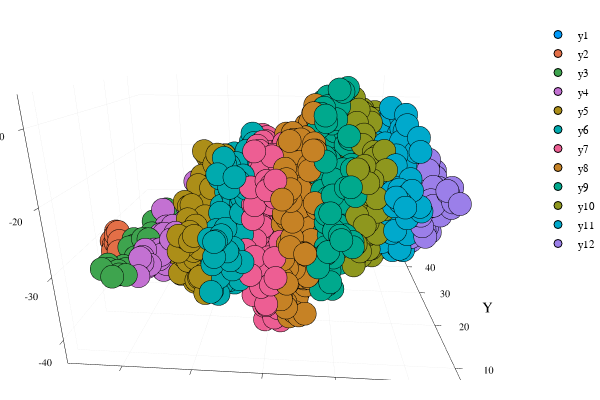

Here is the notebook cell this chart was saved with:
### Code cell
i = 1
ploteo = scatter(nodo[i].xyz[:, 1], nodo[i].xyz[:, 2], nodo[i].xyz[:, 3],
xlim = (x_min, x_max), ylim = (y_min, y_max), zlim = (z_min, z_max),
xlabel = "X", ylabel = "Y", zlabel = "Z")

for i = 1:ncells
    ploteo = scatter!(nodo[i].xyz[:, 1], nodo[i].xyz[:, 2], nodo[i].xyz[:, 3],
        xlim = (x_min, x_max), ylim = (y_min, y_max), zlim = (z_min, z_max),
        xlabel = "X", ylabel = "Y", zlabel = "Z")
end
ploteo

### Figure 1 — Plotly figure (JSON) as saved in the notebook; plotly's stock layout.template omitted (floating-point values rounded to 4 significant figures; data arrays with more than 128 entries replaced by an {"elided": "..."} marker saying what was removed)
{"data": [{"colorbar": {"title": ""}, "hoverinfo": "text", "legendgroup": "y1", "marker": {"color": "rgba(0, 154, 250, 1.000)", "line": {"color": "rgba(0, 0, 0, 1)", "width": 1}, "size": 8, "symbol": "circle"}, "mode": "markers", "name": "y1", "showlegend": true, "text": [null, null, null, null, null, null, null, null, null, null, null, null], "type": "scatter3d", "x": [-37.34, -36.84, -36.73, -36.3, -36.0, -35.95, -35.34, -35.2, -35.19, -34.52, -34.33, -34.26], "xaxis": "x", "y": [23.79, 22.71, 23.09, 23.65, 22.38, 22.72, 22.36, 21.44, 21.32, 20.57, 19.54, 20.59], "yaxis": "y", "z": [-32.38, -33.7, -32.77, -30.47, -32.0, -30.69, -29.98, -32.49, -33.49, -30.77, -32.11, -31.83]}, {"colorbar": {"title": ""}, "hoverinfo": "text", "legendgroup": "y2", "marker": {"color": "rgba(227, 111, 71, 1.000)", "line": {"color": "rgba(0, 0, 0, 1)", "width": 1}, "size": 8, "symbol": "circle"}, "mode": "markers", "name": "y2", "showlegend": true, "text": [null, null, null, null, null, null, null, null, null, null, null, null], "type": "scatter3d", "x": [-37.34, -36.84, -36.73, -36.3, -36.0, -35.95, -35.34, -35.2, -35.19, -34.52, -34.33, -34.26], "xaxis": "x", "y": [23.79, 22.71, 23.09, 23.65, 22.38, 22.72, 22.36, 21.44, 21.32, 20.57, 19.54, 20.59], "yaxis": "y", "z": [-32.38, -33.7, -32.77, -30.47, -32.0, -30.69, -29.98, -32.49, -33.49, -30.77, -32.11, -31.83]}, {"colorbar": {"title": ""}, "hoverinfo": "text", "legendgroup": "y3", "marker": {"color": "rgba(62, 164, 78, 1.000)", "line": {"color": "rgba(0, 0, 0, 1)", "width": 1}, "size": 8, "symbol": "circle"}, "mode": "markers", "name": "y3", "showlegend": true, "text": [null, null, null, null, null, null, null, null, null, null, null, null, null, null, null, null, null, null, null, null, null, null, null, null, null, null, null, null, null, null, null, null, null, null, null, null, null, null], "type": "scatter3d", "x": [-32.8, -32.6, -32.6, -32.28, -32.07, -31.95, -31.88, -31.74, -31.27, -30.45, -30.32, -30.05, -30.04, -29.99, -29.95, -29.93, -29.85, -29.69, -29.69, -29.52, -29.49, -29.46, -29.38, -29.38, -29.23, -29.06, -29.01, -28.9, -28.54, -28.47, -28.45, -28.38, -28.34, -28.17, -28.14, -28.11, -28.08, -28.01], "xaxis": "x", "y": [20.91, 20.7, 21.95, 19.07, 20.59, 20.09, 8.681, 10.28, 9.407, 20.08, 19.64, 11.36, 19.39, 9.365, 7.438, 21.89, 21.43, 25.0, 19.28, 23.36, 21.87, 10.54, 22.19, 8.263, 15.56, 24.1, 24.29, 13.11, 18.63, 17.65, 23.33, 8.116, 24.81, 25.58, 11.43, 26.03, 10.81, 18.57], "yaxis": "y", "z": [-32.24, -33.29, -31.99, -31.1, -30.35, -31.31, -29.32, -29.48, -29.68, -31.61, -32.59, -30.23, -29.68, -29.9, -29.71, -32.92, -31.79, -29.05, -30.62, -28.29, -29.81, -30.26, -30.76, -29.82, -30.64, -31.39, -28.58, -29.68, -30.82, -28.9, -30.91, -29.77, -27.3, -32.46, -31.68, -27.12, -30.79, -31.9]}, {"colorbar": {"title": ""}, "hoverinfo": "text", "legendgroup": "y4", "marker": {"color": "rgba(195, 113, 210, 1.000)", "line": {"color": "rgba(0, 0, 0, 1)", "width": 1}, "size": 8, "symbol": "circle"}, "mode": "markers", "name": "y4", "showlegend": true, "text": [null, null, null, null, null, null, null, null, null, null, null, null, null, null, null, null, null, null, null, null, null, null, null, null, null, null, null, null, null, null, null, null, null, null, null, null, null, null, null, null, null, null, null, null, null, null, null, null, null, null, null, null, null, null, null, null, null, null, null, null, null, null, null, null, null, null, null, null], "type": "scatter3d", "x": [-28.0, -27.98, -27.96, -27.82, -27.8, -27.54, -27.5, -27.48, -27.44, -27.4, -27.38, -27.35, -27.31, -27.29, -27.25, -27.24, -27.17, -27.09, -26.83, -26.71, -26.69, -26.68, -26.5, -26.44, -26.3, -26.3, -26.24, -26.01, -25.93, -25.81, -25.8, -25.77, -25.6, -25.5, -25.49, -25.45, -25.38, -25.36, -25.26, -25.13, -25.0, -24.91, -24.57, -24.51, -24.47, -24.46, -24.42, -24.31, -24.22, -24.12, -24.07, -24.06, -24.04, -24.04, -23.92, -23.8, -23.73, -23.62, -23.6, -23.55, -23.55, -23.41, -23.4, -23.38, -23.37, -23.3, -23.07, -23.04], "xaxis": "x", "y": [15.43, 23.85, 23.98, 13.05, 17.86, 13.77, 26.0, 13.43, 9.939, 11.15, 23.1, 11.62, 24.7, 16.49, 23.07, 14.09, 19.72, 25.5, 21.91, 18.77, 26.16, 24.12, 26.04, 27.21, 16.34, 11.62, 18.47, 21.83, 23.27, 21.61, 19.53, 14.14, 24.06, 19.11, 14.71, 25.27, 25.43, 13.87, 21.61, 18.65, 14.58, 18.21, 20.29, 23.42, 16.0, 25.84, 20.71, 22.71, 23.61, 23.21, 23.72, 20.0, 20.15, 18.64, 20.49, 17.89, 20.09, 16.13, 22.98, 15.04, 18.42, 15.33, 22.31, 22.96, 15.16, 12.7, 21.17, 27.04], "yaxis": "y", "z": [-30.45, -29.58, -26.43, -29.55, -29.73, -31.57, -34.57, -28.59, -30.94, -28.73, -29.05, -29.71, -29.71, -30.05, -31.86, -30.57, -28.91, -32.52, -31.93, -29.2, -33.86, -32.55, -31.77, -33.76, -29.89, -30.02, -28.27, -29.95, -34.22, -28.26, -31.02, -30.43, -33.53, -30.06, -32.51, -35.28, -34.2, -29.55, -29.2, -34.12, -31.4, -30.27, -29.49, -28.42, -28.73, -33.8, -34.17, -29.1, -32.92, -29.96, -31.68, -28.58, -32.53, -34.04, -30.34, -33.28, -33.58, -31.23, -34.7, -31.18, -34.99, -28.72, -28.9, -33.72, -26.54, -26.45, -24.62, -22.35]}, {"colorbar": {"title": ""}, "hoverinfo": "text", "legendgroup": "y5", "marker": {"color": "rgba(172, 142, 24, 1.000)", "line": {"color": "rgba(0, 0, 0, 1)", "width": 1}, "size": 8, "symbol": "circle"}, "mode": "markers", "name": "y5", "showlegend": true, "text": {"elided": "129 null values"}, "type": "scatter3d", "x": {"elided": "129 float values"}, "xaxis": "x", "y": {"elided": "129 float values"}, "yaxis": "y", "z": {"elided": "129 float values"}}, {"colorbar": {"title": ""}, "hoverinfo": "text", "legendgroup": "y6", "marker": {"color": "rgba(0, 170, 174, 1.000)", "line": {"color": "rgba(0, 0, 0, 1)", "width": 1}, "size": 8, "symbol": "circle"}, "mode": "markers", "name": "y6", "showlegend": true, "text": {"elided": "190 null values"}, "type": "scatter3d", "x": {"elided": "190 float values"}, "xaxis": "x", "y": {"elided": "190 float values"}, "yaxis": "y", "z": {"elided": "190 float values"}}, {"colorbar": {"title": ""}, "hoverinfo": "text", "legendgroup": "y7", "marker": {"color": "rgba(237, 94, 147, 1.000)", "line": {"color": "rgba(0, 0, 0, 1)", "width": 1}, "size": 8, "symbol": "circle"}, "mode": "markers", "name": "y7", "showlegend": true, "text": {"elided": "262 null values"}, "type": "scatter3d", "x": {"elided": "262 float values"}, "xaxis": "x", "y": {"elided": "262 float values"}, "yaxis": "y", "z": {"elided": "262 float values"}}, {"colorbar": {"title": ""}, "hoverinfo": "text", "legendgroup": "y8", "marker": {"color": "rgba(198, 130, 37, 1.000)", "line": {"color": "rgba(0, 0, 0, 1)", "width": 1}, "size": 8, "symbol": "circle"}, "mode": "markers", "name": "y8", "showlegend": true, "text": {"elided": "347 null values"}, "type": "scatter3d", "x": {"elided": "347 float values"}, "xaxis": "x", "y": {"elided": "347 float values"}, "yaxis": "y", "z": {"elided": "347 float values"}}, {"colorbar": {"title": ""}, "hoverinfo": "text", "legendgroup": "y9", "marker": {"color": "rgba(0, 169, 141, 1.000)", "line": {"color": "rgba(0, 0, 0, 1)", "width": 1}, "size": 8, "symbol": "circle"}, "mode": "markers", "name": "y9", "showlegend": true, "text": {"elided": "365 null values"}, "type": "scatter3d", "x": {"elided": "365 float values"}, "xaxis": "x", "y": {"elided": "365 float values"}, "yaxis": "y", "z": {"elided": "365 float values"}}, {"colorbar": {"title": ""}, "hoverinfo": "text", "legendgroup": "y10", "marker": {"color": "rgba(142, 151, 30, 1.000)", "line": {"color": "rgba(0, 0, 0, 1)", "width": 1}, "size": 8, "symbol": "circle"}, "mode": "markers", "name": "y10", "showlegend": true, "text": {"elided": "280 null values"}, "type": "scatter3d", "x": {"elided": "280 float values"}, "xaxis": "x", "y": {"elided": "280 float values"}, "yaxis": "y", "z": {"elided": "280 float values"}}, {"colorbar": {"title": ""}, "hoverinfo": "text", "legendgroup": "y11", "marker": {"color": "rgba(0, 169, 204, 1.000)", "line": {"color": "rgba(0, 0, 0, 1)", "width": 1}, "size": 8, "symbol": "circle"}, "mode": "markers", "name": "y11", "showlegend": true, "text": {"elided": "217 null values"}, "type": "scatter3d", "x": {"elided": "217 float values"}, "xaxis": "x", "y": {"elided": "217 float values"}, "yaxis": "y", "z": {"elided": "217 float values"}}, {"colorbar": {"title": ""}, "hoverinfo": "text", "legendgroup": "y12", "marker": {"color": "rgba(155, 127, 233, 1.000)", "line": {"color": "rgba(0, 0, 0, 1)", "width": 1}, "size": 8, "symbol": "circle"}, "mode": "markers", "name": "y12", "showlegend": true, "text": [null, null, null, null, null, null, null, null, null, null, null, null, null, null, null, null, null, null, null, null, null, null, null, null, null, null, null, null, null, null, null, null, null, null, null, null, null, null, null, null, null, null, null, null, null, null, null, null, null, null, null, null, null, null, null, null, null, null, null, null, null, null, null, null, null, null, null, null, null, null, null, null, null, null, null, null, null, null, null, null, null], "type": "scatter3d", "x": [12.02, 12.03, 12.06, 12.1, 12.11, 12.2, 12.25, 12.25, 12.38, 12.44, 12.45, 12.49, 12.5, 12.51, 12.52, 12.56, 12.57, 12.67, 12.71, 12.73, 12.78, 12.82, 12.96, 12.99, 13.05, 13.24, 13.24, 13.27, 13.32, 13.33, 13.34, 13.37, 13.43, 13.53, 13.55, 13.57, 13.59, 13.64, 13.66, 13.68, 13.7, 13.76, 13.79, 13.83, 13.9, 13.93, 13.95, 14.03, 14.08, 14.17, 14.18, 14.18, 14.25, 14.26, 14.31, 14.34, 14.37, 14.57, 14.58, 14.62, 14.74, 14.82, 14.85, 14.87, 14.88, 14.88, 15.08, 15.1, 15.12, 15.17, 15.27, 15.4, 15.51, 15.53, 15.74, 15.83, 16.12, 16.21, 16.23, 16.35, 16.77], "xaxis": "x", "y": [19.23, 37.47, 33.16, 25.43, 35.37, 32.98, 31.99, 28.5, 32.32, 19.7, 36.71, 29.73, 23.58, 25.62, 22.53, 24.2, 24.16, 30.28, 23.5, 35.21, 29.73, 34.38, 34.25, 20.27, 26.6, 22.35, 28.6, 27.97, 18.92, 28.89, 23.78, 26.47, 22.25, 20.6, 18.11, 20.02, 28.81, 27.96, 27.6, 23.29, 19.83, 23.6, 28.75, 31.47, 23.76, 29.54, 20.6, 34.23, 29.47, 23.6, 21.73, 22.55, 19.59, 24.89, 30.81, 28.58, 21.3, 28.01, 29.56, 20.98, 28.94, 22.11, 23.62, 30.03, 23.15, 22.49, 31.16, 17.87, 21.89, 27.87, 22.17, 30.04, 18.7, 32.12, 21.19, 22.73, 22.82, 19.29, 18.18, 18.82, 17.06], "yaxis": "y", "z": [-21.92, -33.66, -30.1, -23.01, -25.99, -31.17, -29.32, -25.99, -28.43, -24.6, -24.08, -23.1, -29.84, -18.05, -22.63, -18.64, -20.1, -28.53, -22.82, -30.07, -27.7, -28.55, -29.63, -26.55, -18.71, -25.55, -32.54, -18.27, -21.83, -33.59, -20.64, -19.66, -18.25, -27.34, -22.4, -28.16, -25.83, -17.25, -32.37, -18.03, -20.07, -16.99, -20.09, -32.29, -23.32, -26.95, -23.42, -29.85, -31.66, -26.32, -27.3, -26.05, -20.99, -23.61, -31.69, -19.16, -22.83, -30.01, -18.76, -21.55, -30.54, -28.28, -18.72, -27.12, -19.55, -23.55, -30.62, -20.02, -20.85, -19.18, -25.03, -29.91, -20.6, -30.44, -25.07, -23.06, -25.24, -20.0, -21.84, -22.93, -21.66]}], "layout": {"annotations": [], "height": 400, "legend": {"bgcolor": "rgba(255, 255, 255, 1.000)", "bordercolor": "rgba(0, 0, 0, 1)", "font": {"color": "rgba(0, 0, 0, 1)", "family": "sans-serif", "size": 11}, "tracegroupgap": 0, "x": 1, "y": 1}, "margin": {"b": 20, "l": 0, "r": 0, "t": 20}, "paper_bgcolor": "rgba(255, 255, 255, 1.000)", "plot_bgcolor": "rgba(255, 255, 255, 1.000)", "scene": {"aspectmode": "auto", "aspectratio": {"x": 1.283, "y": 0.8874, "z": 0.878}, "camera": {"center": {"x": 0, "y": 0, "z": 0}, "eye": {"x": 0.1169, "y": -1.579, "z": 0.5605}, "up": {"x": 0, "y": 0, "z": 1}}, "xaxis": {"anchor": "y1", "domain": [0.06165, 0.9934], "gridcolor": "rgba(0, 0, 0, 0.1)", "gridwidth": 0.5, "linecolor": "rgba(0, 0, 0, 1)", "mirror": false, "range": [-38, 17], "showgrid": true, "showline": true, "showticklabels": true, "tickangle": 0, "tickcolor": "rgb(0, 0, 0)", "tickfont": {"color": "rgba(0, 0, 0, 1)", "family": "sans-serif", "size": 11}, "tickmode": "array", "ticks": "inside", "ticktext": ["-30", "-20", "-10", "0", "10"], "tickvals": [-30, -20, -10, 0, 10], "title": "X", "titlefont": {"color": "rgba(0, 0, 0, 1)", "family": "sans-serif", "size": 15}, "type": "linear", "visible": true, "zeroline": false, "zerolinecolor": "rgba(0, 0, 0, 1)"}, "yaxis": {"anchor": "x1", "domain": [0.07581, 0.9902], "gridcolor": "rgba(0, 0, 0, 0.1)", "gridwidth": 0.5, "linecolor": "rgba(0, 0, 0, 1)", "mirror": false, "range": [7, 45], "showgrid": true, "showline": true, "showticklabels": true, "tickangle": 0, "tickcolor": "rgb(0, 0, 0)", "tickfont": {"color": "rgba(0, 0, 0, 1)", "family": "sans-serif", "size": 11}, "tickmode": "array", "ticks": "inside", "ticktext": ["10", "20", "30", "40"], "tickvals": [10, 20, 30, 40], "title": "Y", "titlefont": {"color": "rgba(0, 0, 0, 1)", "family": "sans-serif", "size": 15}, "type": "linear", "visible": true, "zeroline": false, "zerolinecolor": "rgba(0, 0, 0, 1)"}, "zaxis": {"gridcolor": "rgba(0, 0, 0, 0.1)", "gridwidth": 0.5, "linecolor": "rgba(0, 0, 0, 1)", "mirror": false, "range": [-44, -6], "showgrid": true, "showline": true, "showticklabels": true, "tickangle": 0, "tickcolor": "rgb(0, 0, 0)", "tickfont": {"color": "rgba(0, 0, 0, 1)", "family": "sans-serif", "size": 11}, "tickmode": "array", "ticks": "inside", "ticktext": ["-40", "-30", "-20", "-10"], "tickvals": [-40, -30, -20, -10], "title": "Z", "titlefont": {"color": "rgba(0, 0, 0, 1)", "family": "sans-serif", "size": 15}, "type": "linear", "visible": true, "zeroline": false, "zerolinecolor": "rgba(0, 0, 0, 1)"}}, "showlegend": true, "width": 600}}
